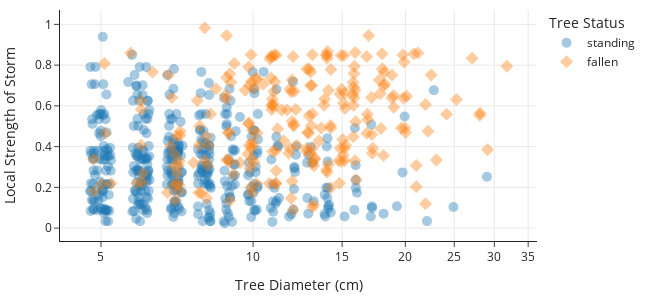

Write notebook code for a chart like this one.
### Code cell
fig = px.scatter(trees, x=jitter(trees['diameter'], amt=0.5), y = 'storm', 
                 color='status', symbol='status',
                 log_x=True, width=650, height=300)

fig.update_traces(marker=dict(opacity=0.4, size=10))

fig.update_layout(xaxis_title="Tree Diameter (cm)",
                  yaxis_title="Local Strength of Storm",
                 legend_title="Tree Status")

fig

### Figure 1 — Plotly figure (JSON) as saved in the notebook; plotly's stock layout.template omitted (floating-point values rounded to 4 significant figures; data arrays with more than 128 entries replaced by an {"elided": "..."} marker saying what was removed)
{"data": [{"hovertemplate": "status=standing<br>x=%{x}<br>storm=%{y}<extra></extra>", "legendgroup": "standing", "marker": {"color": "#1F77B4", "opacity": 0.4, "size": 10, "symbol": "circle"}, "mode": "markers", "name": "standing", "orientation": "v", "showlegend": true, "type": "scatter", "x": {"elided": "426 float values"}, "xaxis": "x", "y": {"elided": "426 float values"}, "yaxis": "y"}, {"hovertemplate": "status=fallen<br>x=%{x}<br>storm=%{y}<extra></extra>", "legendgroup": "fallen", "marker": {"color": "#FF7F0E", "opacity": 0.4, "size": 10, "symbol": "diamond"}, "mode": "markers", "name": "fallen", "orientation": "v", "showlegend": true, "type": "scatter", "x": {"elided": "233 float values"}, "xaxis": "x", "y": {"elided": "233 float values"}, "yaxis": "y"}], "layout": {"height": 300, "legend": {"title": {"text": "Tree Status"}, "tracegroupgap": 0}, "width": 650, "xaxis": {"anchor": "y", "autorange": true, "domain": [0, 1], "range": [0.6179, 1.562], "title": {"text": "Tree Diameter (cm)"}, "type": "log"}, "yaxis": {"anchor": "x", "autorange": true, "domain": [0, 1], "range": [-0.06315, 1.071], "title": {"text": "Local Strength of Storm"}, "type": "linear"}}}
